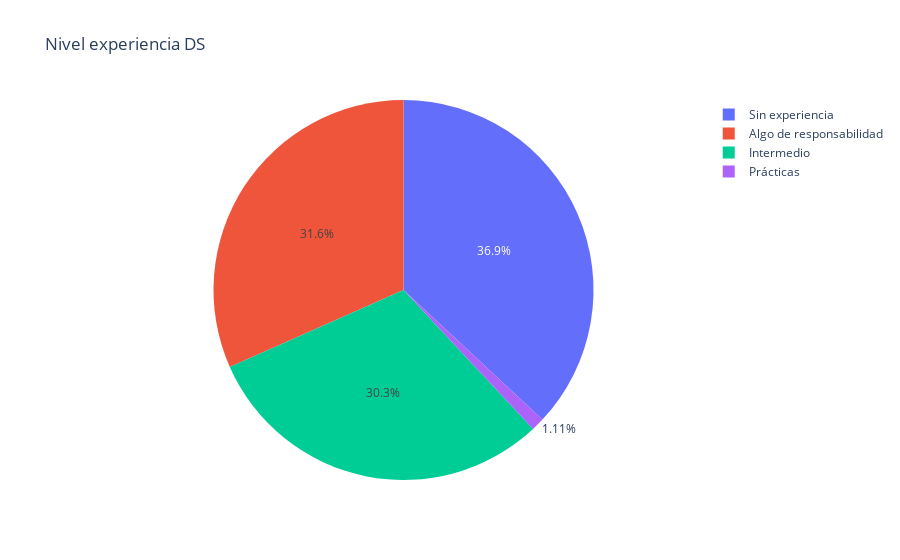

The code cell stored with this chart in its notebook:
### Code cell
fig = px.pie(nexp_ds, values='Nivel experiencia', names='index', title='Nivel experiencia DS')
fig.show()

### Figure 1 — Plotly figure (JSON) as saved in the notebook; plotly's stock layout.template omitted (floating-point values rounded to 4 significant figures)
{"data": [{"domain": {"x": [0, 1], "y": [0, 1]}, "hovertemplate": "index=%{label}<br>Nivel experiencia=%{value}<extra></extra>", "labels": ["Sin experiencia", "Algo de responsabilidad", "Intermedio", "Prácticas"], "legendgroup": "", "name": "", "showlegend": true, "type": "pie", "values": [167, 143, 137, 5]}], "layout": {"legend": {"tracegroupgap": 0}, "title": {"text": "Nivel experiencia DS"}}}
